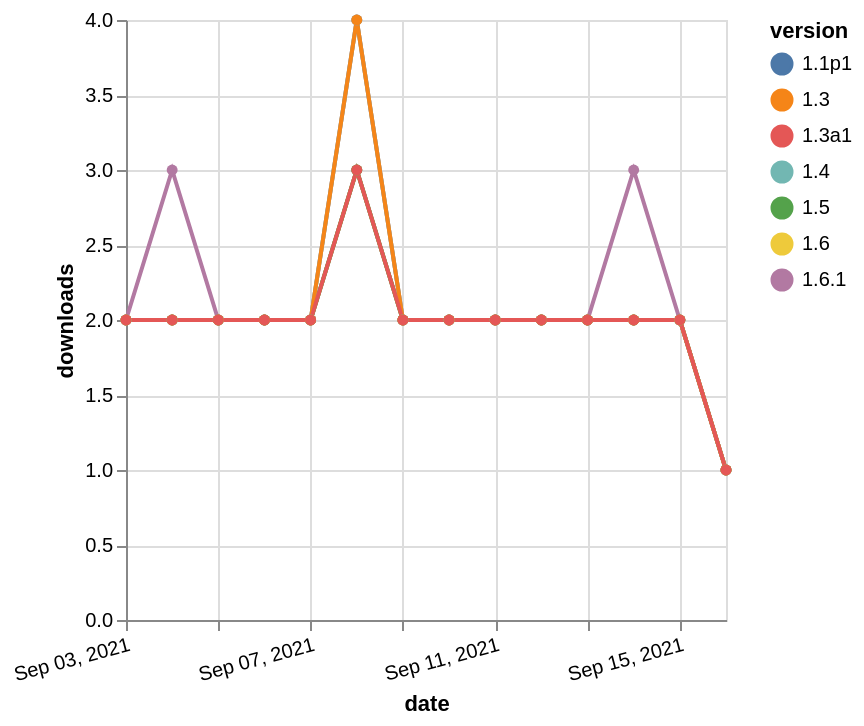

Source (Vega-Lite JSON):
### Vega-Lite specification from a JSON file in a GitHub repository (floating-point values rounded to 4 significant figures)
{"$schema": "https://vega.github.io/schema/vega-lite/v5.json", "description": "A simple bar chart with embedded data.", "data": {"values": [{"date": "2021-09-03", "total": 2797, "delta": 2, "version": "1.1p1"}, {"date": "2021-09-04", "total": 2799, "delta": 2, "version": "1.1p1"}, {"date": "2021-09-05", "total": 2801, "delta": 2, "version": "1.1p1"}, {"date": "2021-09-06", "total": 2803, "delta": 2, "version": "1.1p1"}, {"date": "2021-09-07", "total": 2805, "delta": 2, "version": "1.1p1"}, {"date": "2021-09-08", "total": 2808, "delta": 3, "version": "1.1p1"}, {"date": "2021-09-09", "total": 2810, "delta": 2, "version": "1.1p1"}, {"date": "2021-09-10", "total": 2812, "delta": 2, "version": "1.1p1"}, {"date": "2021-09-11", "total": 2814, "delta": 2, "version": "1.1p1"}, {"date": "2021-09-12", "total": 2816, "delta": 2, "version": "1.1p1"}, {"date": "2021-09-13", "total": 2818, "delta": 2, "version": "1.1p1"}, {"date": "2021-09-14", "total": 2820, "delta": 2, "version": "1.1p1"}, {"date": "2021-09-15", "total": 2822, "delta": 2, "version": "1.1p1"}, {"date": "2021-09-16", "total": 2823, "delta": 1, "version": "1.1p1"}, {"date": "2021-09-03", "total": 798, "delta": 2, "version": "1.6.1"}, {"date": "2021-09-04", "total": 801, "delta": 3, "version": "1.6.1"}, {"date": "2021-09-05", "total": 803, "delta": 2, "version": "1.6.1"}, {"date": "2021-09-06", "total": 805, "delta": 2, "version": "1.6.1"}, {"date": "2021-09-07", "total": 807, "delta": 2, "version": "1.6.1"}, {"date": "2021-09-08", "total": 811, "delta": 4, "version": "1.6.1"}, {"date": "2021-09-09", "total": 813, "delta": 2, "version": "1.6.1"}, {"date": "2021-09-10", "total": 815, "delta": 2, "version": "1.6.1"}, {"date": "2021-09-11", "total": 817, "delta": 2, "version": "1.6.1"}, {"date": "2021-09-12", "total": 819, "delta": 2, "version": "1.6.1"}, {"date": "2021-09-13", "total": 821, "delta": 2, "version": "1.6.1"}, {"date": "2021-09-14", "total": 824, "delta": 3, "version": "1.6.1"}, {"date": "2021-09-15", "total": 826, "delta": 2, "version": "1.6.1"}, {"date": "2021-09-16", "total": 827, "delta": 1, "version": "1.6.1"}, {"date": "2021-09-03", "total": 1118, "delta": 2, "version": "1.6"}, {"date": "2021-09-04", "total": 1120, "delta": 2, "version": "1.6"}, {"date": "2021-09-05", "total": 1122, "delta": 2, "version": "1.6"}, {"date": "2021-09-06", "total": 1124, "delta": 2, "version": "1.6"}, {"date": "2021-09-07", "total": 1126, "delta": 2, "version": "1.6"}, {"date": "2021-09-08", "total": 1129, "delta": 3, "version": "1.6"}, {"date": "2021-09-09", "total": 1131, "delta": 2, "version": "1.6"}, {"date": "2021-09-10", "total": 1133, "delta": 2, "version": "1.6"}, {"date": "2021-09-11", "total": 1135, "delta": 2, "version": "1.6"}, {"date": "2021-09-12", "total": 1137, "delta": 2, "version": "1.6"}, {"date": "2021-09-13", "total": 1139, "delta": 2, "version": "1.6"}, {"date": "2021-09-14", "total": 1141, "delta": 2, "version": "1.6"}, {"date": "2021-09-15", "total": 1143, "delta": 2, "version": "1.6"}, {"date": "2021-09-16", "total": 1144, "delta": 1, "version": "1.6"}, {"date": "2021-09-03", "total": 2255, "delta": 2, "version": "1.5"}, {"date": "2021-09-04", "total": 2257, "delta": 2, "version": "1.5"}, {"date": "2021-09-05", "total": 2259, "delta": 2, "version": "1.5"}, {"date": "2021-09-06", "total": 2261, "delta": 2, "version": "1.5"}, {"date": "2021-09-07", "total": 2263, "delta": 2, "version": "1.5"}, {"date": "2021-09-08", "total": 2266, "delta": 3, "version": "1.5"}, {"date": "2021-09-09", "total": 2268, "delta": 2, "version": "1.5"}, {"date": "2021-09-10", "total": 2270, "delta": 2, "version": "1.5"}, {"date": "2021-09-11", "total": 2272, "delta": 2, "version": "1.5"}, {"date": "2021-09-12", "total": 2274, "delta": 2, "version": "1.5"}, {"date": "2021-09-13", "total": 2276, "delta": 2, "version": "1.5"}, {"date": "2021-09-14", "total": 2278, "delta": 2, "version": "1.5"}, {"date": "2021-09-15", "total": 2280, "delta": 2, "version": "1.5"}, {"date": "2021-09-16", "total": 2281, "delta": 1, "version": "1.5"}, {"date": "2021-09-03", "total": 2499, "delta": 2, "version": "1.4"}, {"date": "2021-09-04", "total": 2501, "delta": 2, "version": "1.4"}, {"date": "2021-09-05", "total": 2503, "delta": 2, "version": "1.4"}, {"date": "2021-09-06", "total": 2505, "delta": 2, "version": "1.4"}, {"date": "2021-09-07", "total": 2507, "delta": 2, "version": "1.4"}, {"date": "2021-09-08", "total": 2511, "delta": 4, "version": "1.4"}, {"date": "2021-09-09", "total": 2513, "delta": 2, "version": "1.4"}, {"date": "2021-09-10", "total": 2515, "delta": 2, "version": "1.4"}, {"date": "2021-09-11", "total": 2517, "delta": 2, "version": "1.4"}, {"date": "2021-09-12", "total": 2519, "delta": 2, "version": "1.4"}, {"date": "2021-09-13", "total": 2521, "delta": 2, "version": "1.4"}, {"date": "2021-09-14", "total": 2523, "delta": 2, "version": "1.4"}, {"date": "2021-09-15", "total": 2525, "delta": 2, "version": "1.4"}, {"date": "2021-09-16", "total": 2526, "delta": 1, "version": "1.4"}, {"date": "2021-09-03", "total": 3079, "delta": 2, "version": "1.3"}, {"date": "2021-09-04", "total": 3081, "delta": 2, "version": "1.3"}, {"date": "2021-09-05", "total": 3083, "delta": 2, "version": "1.3"}, {"date": "2021-09-06", "total": 3085, "delta": 2, "version": "1.3"}, {"date": "2021-09-07", "total": 3087, "delta": 2, "version": "1.3"}, {"date": "2021-09-08", "total": 3091, "delta": 4, "version": "1.3"}, {"date": "2021-09-09", "total": 3093, "delta": 2, "version": "1.3"}, {"date": "2021-09-10", "total": 3095, "delta": 2, "version": "1.3"}, {"date": "2021-09-11", "total": 3097, "delta": 2, "version": "1.3"}, {"date": "2021-09-12", "total": 3099, "delta": 2, "version": "1.3"}, {"date": "2021-09-13", "total": 3101, "delta": 2, "version": "1.3"}, {"date": "2021-09-14", "total": 3103, "delta": 2, "version": "1.3"}, {"date": "2021-09-15", "total": 3105, "delta": 2, "version": "1.3"}, {"date": "2021-09-16", "total": 3106, "delta": 1, "version": "1.3"}, {"date": "2021-09-03", "total": 2566, "delta": 2, "version": "1.3a1"}, {"date": "2021-09-04", "total": 2568, "delta": 2, "version": "1.3a1"}, {"date": "2021-09-05", "total": 2570, "delta": 2, "version": "1.3a1"}, {"date": "2021-09-06", "total": 2572, "delta": 2, "version": "1.3a1"}, {"date": "2021-09-07", "total": 2574, "delta": 2, "version": "1.3a1"}, {"date": "2021-09-08", "total": 2577, "delta": 3, "version": "1.3a1"}, {"date": "2021-09-09", "total": 2579, "delta": 2, "version": "1.3a1"}, {"date": "2021-09-10", "total": 2581, "delta": 2, "version": "1.3a1"}, {"date": "2021-09-11", "total": 2583, "delta": 2, "version": "1.3a1"}, {"date": "2021-09-12", "total": 2585, "delta": 2, "version": "1.3a1"}, {"date": "2021-09-13", "total": 2587, "delta": 2, "version": "1.3a1"}, {"date": "2021-09-14", "total": 2589, "delta": 2, "version": "1.3a1"}, {"date": "2021-09-15", "total": 2591, "delta": 2, "version": "1.3a1"}, {"date": "2021-09-16", "total": 2592, "delta": 1, "version": "1.3a1"}]}, "width": "container", "mark": {"type": "line", "point": {"filled": true}}, "encoding": {"x": {"field": "date", "type": "temporal", "timeUnit": "yearmonthdate", "title": "date", "axis": {"labelAngle": -15}}, "y": {"field": "delta", "type": "quantitative", "title": "downloads"}, "color": {"field": "version", "type": "nominal"}, "tooltip": {"field": "delta"}}}
